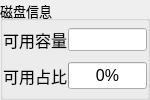
           <widget class="QGroupBox" name="groupBox_20">
            <property name="minimumSize">
             <size>
              <width>150</width>
              <height>0</height>
             </size>
            </property>
            <property name="maximumSize">
             <size>
              <width>150</width>
              <height>16777215</height>
             </size>
            </property>
            <property name="font">
             <font>
              <pointsize>10</pointsize>
             </font>
            </property>
            <property name="title">
             <string>磁盘信息</string>
            </property>
            <layout class="QGridLayout" name="gridLayout" rowstretch="0,0,0">
             <property name="leftMargin">
              <number>0</number>
             </property>
             <property name="topMargin">
              <number>0</number>
             </property>
             <property name="rightMargin">
              <number>0</number>
             </property>
             <property name="bottomMargin">
              <number>0</number>
             </property>
             <property name="horizontalSpacing">
              <number>1</number>
             </property>
             <property name="verticalSpacing">
              <number>3</number>
             </property>
             <item row="2" column="2">
              <widget class="QProgressBar" name="pBar_storage">
               <property name="font">
                <font>
                 <pointsize>12</pointsize>
                </font>
               </property>
               <property name="value">
                <number>0</number>
               </property>
               <property name="alignment">
                <set>Qt::AlignCenter</set>
               </property>
               <property name="textVisible">
                <bool>true</bool>
               </property>
               <property name="invertedAppearance">
                <bool>false</bool>
               </property>
               <property name="textDirection">
                <enum>QProgressBar::TopToBottom</enum>
               </property>
              </widget>
             </item>
             <item row="0" column="0">
              <widget class="QLabel" name="label">
               <property name="font">
                <font>
                 <pointsize>12</pointsize>
                </font>
               </property>
               <property name="text">
                <string>可用容量</string>
               </property>
              </widget>
             </item>
             <item row="0" column="2">
              <widget class="QLineEdit" name="lEdit_AvailableCap">
               <property name="font">
                <font>
                 <pointsize>10</pointsize>
                </font>
               </property>
               <property name="readOnly">
                <bool>true</bool>
               </property>
               <property name="cursorMoveStyle">
                <enum>Qt::LogicalMoveStyle</enum>
               </property>
              </widget>
             </item>
             <item row="2" column="0">
              <widget class="QLabel" name="label_2">
               <property name="font">
                <font>
                 <pointsize>12</pointsize>
                </font>
               </property>
               <property name="text">
                <string>可用占比</string>
               </property>
              </widget>
             </item>
            </layout>
           </widget>
